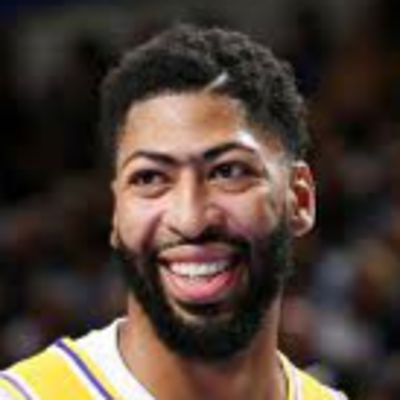
#> input picture Dataset/Anthony Davis/1.png, 400 x 400 px
$ python -i 'Face Recognition & Detection.py'   (imports and definitions only)
#> lines starting #> are read from the running program, lines starting #| are printed output that depends on the picture
#> further down, picture is the input picture: shape (400, 400, 3); mean B, G, R 53.8, 62.7, 77.1
import os
import cv2
import numpy as np
from sklearn.model_selection import train_test_split
from sklearn.metrics import accuracy_score
from collections import Counter
from sklearn.preprocessing import LabelEncoder

# Function untuk apply CLAHE ke image

def apply_clahe(image):
    lab = cv2.cvtColor(image, cv2.COLOR_BGR2LAB)
#> lab: shape (400, 400, 3); mean of channels 0, 1, 2 67.5, 132.7, 135.1
    l, a, b = cv2.split(lab)
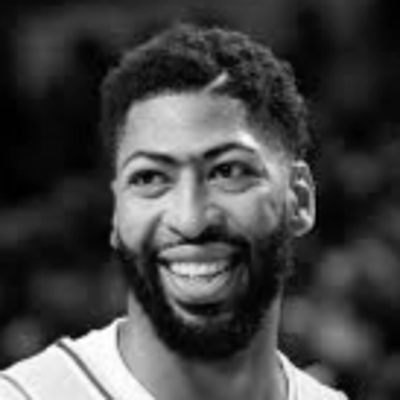
#> l: shape (400, 400); min 0, max 255, mean 67.5
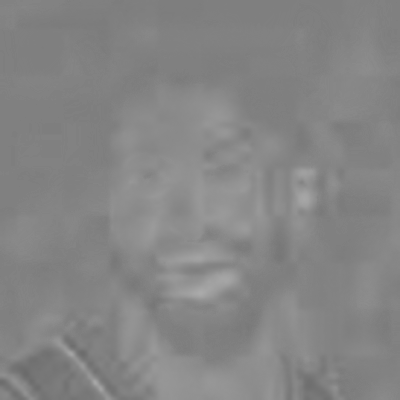
#> a: shape (400, 400); min 107, max 171, mean 132.7
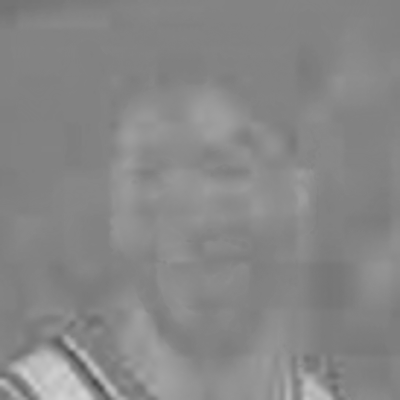
#> b: shape (400, 400); min 73, max 210, mean 135.1
    clahe = cv2.createCLAHE(clipLimit=3.0, tileGridSize=(8, 8))
    cl = clahe.apply(l)
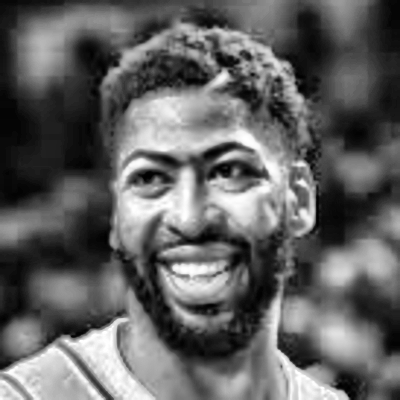
#> cl: shape (400, 400); min 0, max 255, mean 98.4
    enhanced_lab = cv2.merge((cl, a, b))
#> enhanced_lab: shape (400, 400, 3); mean of channels 0, 1, 2 98.4, 132.7, 135.1
    enhanced_image = cv2.cvtColor(enhanced_lab, cv2.COLOR_LAB2BGR)
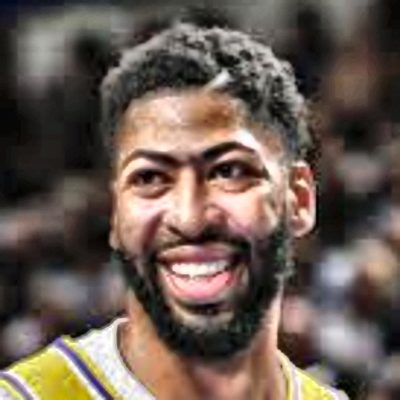
#> enhanced_image: shape (400, 400, 3); mean B, G, R 81.9, 91.1, 105.8
    return enhanced_image

# Function untuk detect faces menggunakan HaarCascade
# [44 lines left out: functions detect_faces, train_and_test_model, not called in this run]

dataset_path = 'Dataset'

image_paths = []
labels = []

# [7 lines not run here, left out]

# Split dataset jadi training and testing sets ketika maintaining class distribution
# [3 lines that did not run here, left out]

# [2 lines not run here, left out]

# print(f"Number of training samples: {len(train_images)}")
# print(f"Number of testing samples: {len(test_images)}")

# [1 line that did not run here, left out]
# print("\nTraining set class distribution:")
# print(train_label_counts)

# [1 line that did not run here, left out]
# print("\nTesting set class distribution:")
# print(test_label_counts)

face_cascade = cv2.CascadeClassifier(cv2.data.haarcascades + 'haarcascade_frontalface_default.xml')

# [3 lines that did not run here, left out]

# Function untuk predict dengan saved model
# [49 lines left out: function predict_with_model, not called in this run]

# Main program
# [27 lines not run here, left out]

>>> import cv2
>>> picture = cv2.imread('Dataset/Anthony Davis/1.png')
>>> result = apply_clahe(picture)

$ run again, on Dataset/Giannis Antetokounmpo/10.png
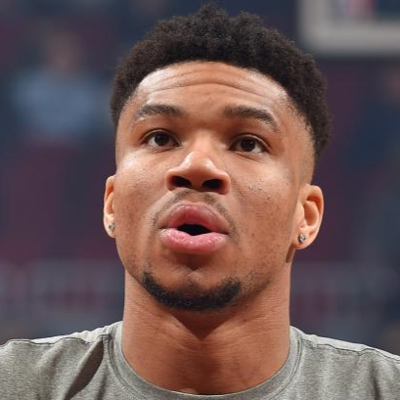
#> input picture Dataset/Giannis Antetokounmpo/10.png, 400 x 400 px
#> picture is the input picture: shape (400, 400, 3); mean B, G, R 84.7, 85.9, 108.4
#> lab: shape (400, 400, 3); mean of channels 0, 1, 2 97.8, 137.9, 132.1
#> in apply_clahe, `l, a, b = cv2.split(lab)`:
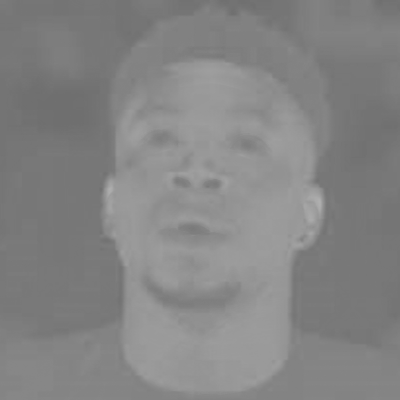
#> b: shape (400, 400); min 110, max 175, mean 132.1
#> enhanced_lab: shape (400, 400, 3); mean of channels 0, 1, 2 110, 137.9, 132.1
#> in apply_clahe, `enhanced_image = cv2.cvtColor(enhanced_lab, cv2.COLOR_LAB2BGR)`:
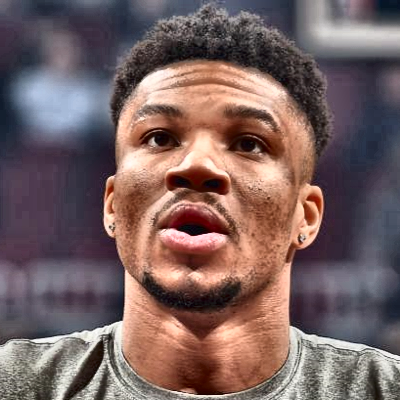
#> enhanced_image: shape (400, 400, 3); mean B, G, R 97, 98.2, 120.6

$ run again, on Dataset/Giannis Antetokounmpo/11.png
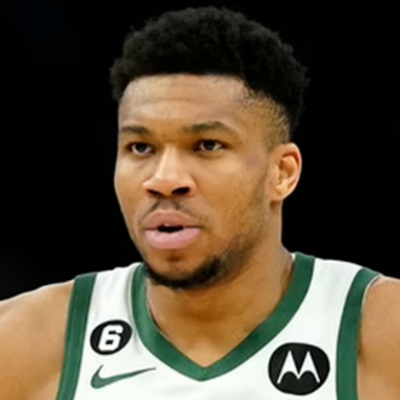
#> input picture Dataset/Giannis Antetokounmpo/11.png, 400 x 400 px
#> picture is the input picture: shape (400, 400, 3); mean B, G, R 55.6, 73.8, 85.6
#> lab: shape (400, 400, 3); mean of channels 0, 1, 2 79.3, 130.1, 140
#> in apply_clahe, `l, a, b = cv2.split(lab)`:
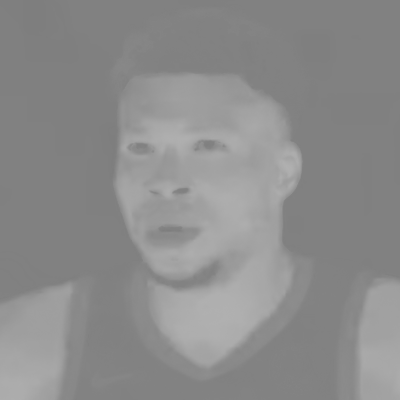
#> b: shape (400, 400); min 126, max 176, mean 140
#> enhanced_lab: shape (400, 400, 3); mean of channels 0, 1, 2 83.8, 130.1, 140
#> in apply_clahe, `enhanced_image = cv2.cvtColor(enhanced_lab, cv2.COLOR_LAB2BGR)`:
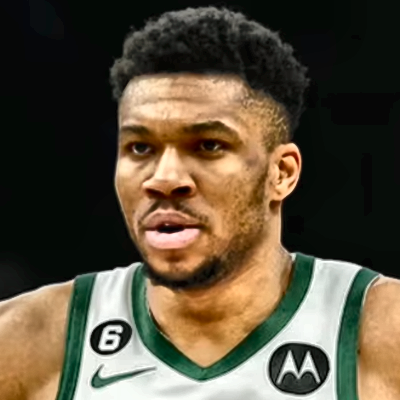
#> enhanced_image: shape (400, 400, 3); mean B, G, R 60.8, 79.7, 90.3

$ run again, on Dataset/Kobe Bryant/1.png
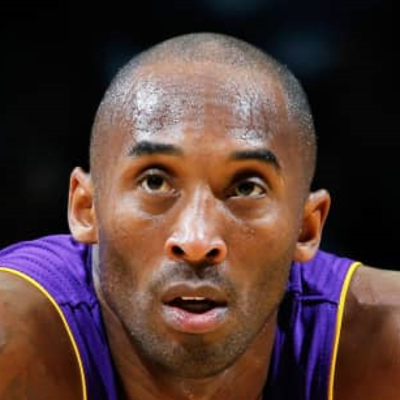
#> input picture Dataset/Kobe Bryant/1.png, 400 x 400 px
#> picture is the input picture: shape (400, 400, 3); mean B, G, R 55, 58.6, 82.8
#> lab: shape (400, 400, 3); mean of channels 0, 1, 2 69, 138.9, 134.5
#> in apply_clahe, `cl = clahe.apply(l)`:
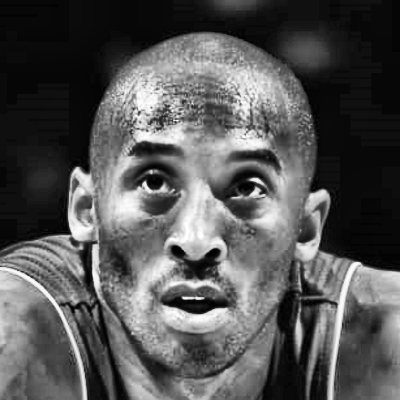
#> cl: shape (400, 400); min 0, max 255, mean 85.5
#> enhanced_lab: shape (400, 400, 3); mean of channels 0, 1, 2 85.5, 138.9, 134.5
#> in apply_clahe, `enhanced_image = cv2.cvtColor(enhanced_lab, cv2.COLOR_LAB2BGR)`:
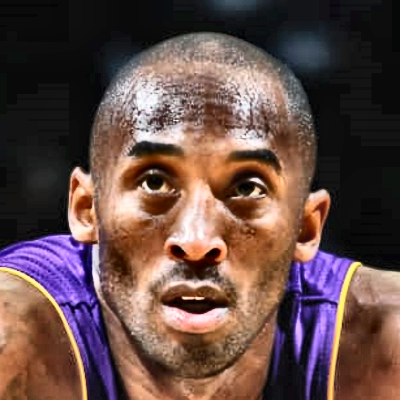
#> enhanced_image: shape (400, 400, 3); mean B, G, R 71.4, 75.5, 100.7
